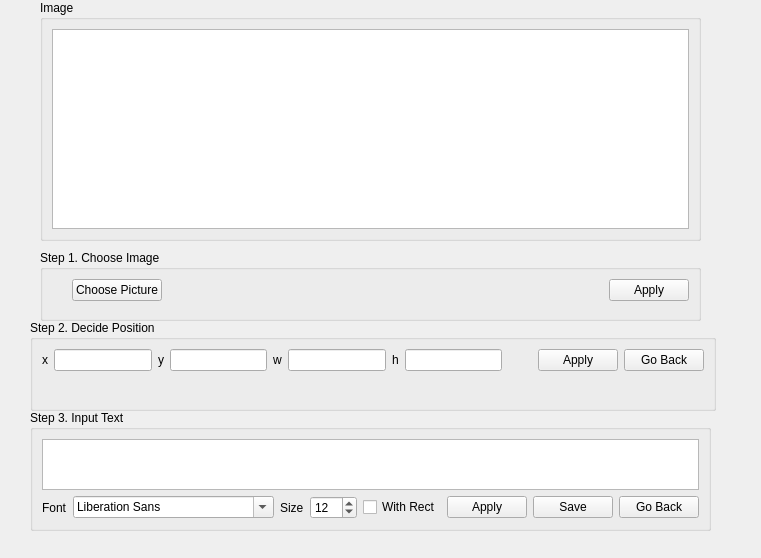
<?xml version="1.0" encoding="UTF-8"?>
<ui version="4.0">
 <class>Form</class>
 <widget class="QWidget" name="Form">
  <property name="geometry">
   <rect>
    <x>0</x>
    <y>0</y>
    <width>761</width>
    <height>558</height>
   </rect>
  </property>
  <property name="windowTitle">
   <string>Form</string>
  </property>
  <property name="windowIcon">
   <iconset resource="../icons.qrc">
    <normaloff>:/icons/logo.png</normaloff>:/icons/logo.png</iconset>
  </property>
  <widget class="QGroupBox" name="group_viewer">
   <property name="geometry">
    <rect>
     <x>40</x>
     <y>0</y>
     <width>661</width>
     <height>241</height>
    </rect>
   </property>
   <property name="title">
    <string>Image</string>
   </property>
   <layout class="QGridLayout" name="gridLayout">
    <item row="0" column="0">
     <widget class="Viewer" name="graphics_viewer"/>
    </item>
   </layout>
  </widget>
  <widget class="QGroupBox" name="group_choose_image">
   <property name="geometry">
    <rect>
     <x>40</x>
     <y>250</y>
     <width>661</width>
     <height>71</height>
    </rect>
   </property>
   <property name="title">
    <string>Step 1. Choose Image</string>
   </property>
   <layout class="QGridLayout" name="gridLayout_2">
    <item row="0" column="0">
     <layout class="QVBoxLayout" name="verticalLayout_3">
      <item>
       <layout class="QHBoxLayout" name="horizontalLayout">
        <property name="leftMargin">
         <number>20</number>
        </property>
        <item>
         <widget class="QPushButton" name="btn_choose_image">
          <property name="text">
           <string>Choose Picture</string>
          </property>
          <property name="icon">
           <iconset resource="../icons.qrc">
            <normaloff>:/icons/wand.png</normaloff>:/icons/wand.png</iconset>
          </property>
         </widget>
        </item>
        <item>
         <spacer name="horizontalSpacer">
          <property name="orientation">
           <enum>Qt::Horizontal</enum>
          </property>
          <property name="sizeHint" stdset="0">
           <size>
            <width>40</width>
            <height>20</height>
           </size>
          </property>
         </spacer>
        </item>
        <item>
         <widget class="QPushButton" name="btn_apply_image">
          <property name="text">
           <string>Apply</string>
          </property>
          <property name="icon">
           <iconset resource="../icons.qrc">
            <normaloff>:/icons/check.png</normaloff>:/icons/check.png</iconset>
          </property>
         </widget>
        </item>
       </layout>
      </item>
      <item>
       <spacer name="verticalSpacer_2">
        <property name="orientation">
         <enum>Qt::Vertical</enum>
        </property>
        <property name="sizeHint" stdset="0">
         <size>
          <width>20</width>
          <height>40</height>
         </size>
        </property>
       </spacer>
      </item>
     </layout>
    </item>
   </layout>
  </widget>
  <widget class="QGroupBox" name="group_decide_position">
   <property name="geometry">
    <rect>
     <x>30</x>
     <y>320</y>
     <width>686</width>
     <height>91</height>
    </rect>
   </property>
   <property name="title">
    <string>Step 2. Decide Position</string>
   </property>
   <layout class="QGridLayout" name="gridLayout_3">
    <item row="0" column="0">
     <layout class="QVBoxLayout" name="verticalLayout_2">
      <item>
       <layout class="QHBoxLayout" name="horizontalLayout_2">
        <item>
         <widget class="QLabel" name="label_x">
          <property name="text">
           <string>x</string>
          </property>
         </widget>
        </item>
        <item>
         <widget class="QLineEdit" name="edit_x"/>
        </item>
        <item>
         <widget class="QLabel" name="label_y">
          <property name="text">
           <string>y</string>
          </property>
         </widget>
        </item>
        <item>
         <widget class="QLineEdit" name="edit_y"/>
        </item>
        <item>
         <widget class="QLabel" name="label_w">
          <property name="text">
           <string>w</string>
          </property>
         </widget>
        </item>
        <item>
         <widget class="QLineEdit" name="edit_w"/>
        </item>
        <item>
         <widget class="QLabel" name="label_h">
          <property name="text">
           <string>h</string>
          </property>
         </widget>
        </item>
        <item>
         <widget class="QLineEdit" name="edit_h"/>
        </item>
        <item>
         <spacer name="horizontalSpacer_2">
          <property name="orientation">
           <enum>Qt::Horizontal</enum>
          </property>
          <property name="sizeHint" stdset="0">
           <size>
            <width>40</width>
            <height>20</height>
           </size>
          </property>
         </spacer>
        </item>
        <item>
         <widget class="QPushButton" name="btn_apply_position">
          <property name="text">
           <string>Apply</string>
          </property>
          <property name="icon">
           <iconset resource="../icons.qrc">
            <normaloff>:/icons/check.png</normaloff>:/icons/check.png</iconset>
          </property>
         </widget>
        </item>
        <item>
         <widget class="QPushButton" name="btn_goback_image">
          <property name="text">
           <string>Go Back</string>
          </property>
          <property name="icon">
           <iconset resource="../icons.qrc">
            <normaloff>:/icons/goback.png</normaloff>:/icons/goback.png</iconset>
          </property>
         </widget>
        </item>
       </layout>
      </item>
      <item>
       <spacer name="verticalSpacer">
        <property name="orientation">
         <enum>Qt::Vertical</enum>
        </property>
        <property name="sizeHint" stdset="0">
         <size>
          <width>20</width>
          <height>40</height>
         </size>
        </property>
       </spacer>
      </item>
     </layout>
    </item>
   </layout>
  </widget>
  <widget class="QGroupBox" name="group_input_text">
   <property name="geometry">
    <rect>
     <x>30</x>
     <y>410</y>
     <width>681</width>
     <height>121</height>
    </rect>
   </property>
   <property name="title">
    <string>Step 3. Input Text</string>
   </property>
   <layout class="QGridLayout" name="gridLayout_4">
    <item row="0" column="0">
     <layout class="QVBoxLayout" name="verticalLayout">
      <item>
       <widget class="QPlainTextEdit" name="edit_txt"/>
      </item>
      <item>
       <layout class="QHBoxLayout" name="horizontalLayout_3">
        <item>
         <widget class="QLabel" name="label_font">
          <property name="text">
           <string>Font</string>
          </property>
         </widget>
        </item>
        <item>
         <widget class="QFontComboBox" name="font_chooser"/>
        </item>
        <item>
         <widget class="QLabel" name="label_size">
          <property name="text">
           <string>Size</string>
          </property>
         </widget>
        </item>
        <item>
         <widget class="QSpinBox" name="size_chooser">
          <property name="maximum">
           <number>300</number>
          </property>
          <property name="value">
           <number>12</number>
          </property>
         </widget>
        </item>
        <item>
         <widget class="QCheckBox" name="btn_check">
          <property name="text">
           <string>With Rect</string>
          </property>
         </widget>
        </item>
        <item>
         <spacer name="horizontalSpacer_3">
          <property name="orientation">
           <enum>Qt::Horizontal</enum>
          </property>
          <property name="sizeHint" stdset="0">
           <size>
            <width>40</width>
            <height>20</height>
           </size>
          </property>
         </spacer>
        </item>
        <item>
         <widget class="QPushButton" name="btn_apply_text">
          <property name="text">
           <string>Apply</string>
          </property>
          <property name="icon">
           <iconset resource="../icons.qrc">
            <normaloff>:/icons/check.png</normaloff>:/icons/check.png</iconset>
          </property>
         </widget>
        </item>
        <item>
         <widget class="QPushButton" name="btn_save_image">
          <property name="text">
           <string>Save</string>
          </property>
          <property name="icon">
           <iconset resource="../icons.qrc">
            <normaloff>:/icons/save.png</normaloff>:/icons/save.png</iconset>
          </property>
         </widget>
        </item>
        <item>
         <widget class="QPushButton" name="btn_goback_position">
          <property name="text">
           <string>Go Back</string>
          </property>
          <property name="icon">
           <iconset resource="../icons.qrc">
            <normaloff>:/icons/goback.png</normaloff>:/icons/goback.png</iconset>
          </property>
         </widget>
        </item>
       </layout>
      </item>
     </layout>
    </item>
   </layout>
  </widget>
 </widget>
 <customwidgets>
  <customwidget>
   <class>Viewer</class>
   <extends>QGraphicsView</extends>
   <header>plugin_viewer.h</header>
  </customwidget>
 </customwidgets>
 <resources>
  <include location="../icons.qrc"/>
 </resources>
 <connections/>
</ui>
